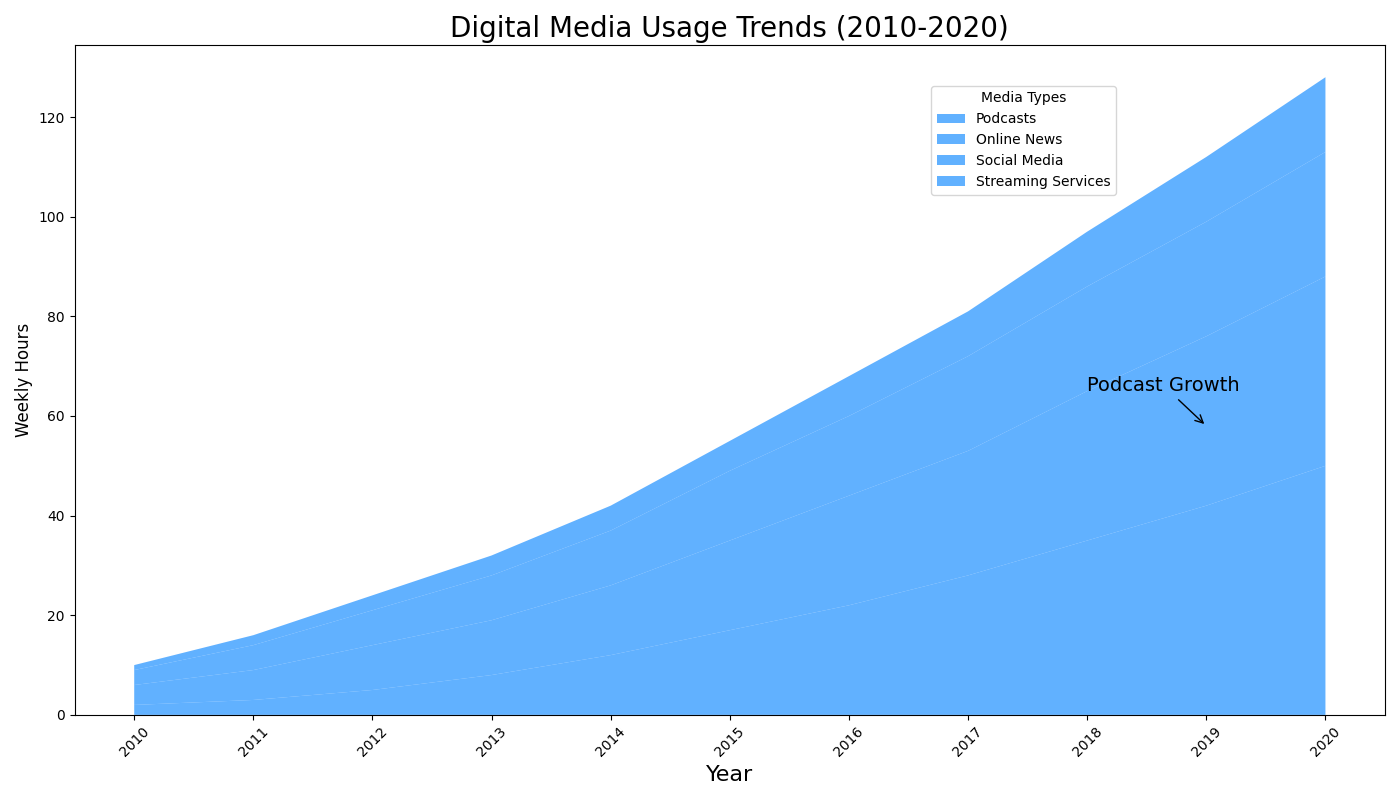

Reproduce this figure in Python.
import matplotlib.pyplot as plt
import numpy as np

years = np.arange(2010, 2021)

streaming_services = np.array([2, 3, 5, 8, 12, 17, 22, 28, 35, 42, 50])
social_media = np.array([4, 6, 9, 11, 14, 18, 22, 25, 30, 34, 38])
online_news = np.array([3, 5, 7, 9, 11, 14, 16, 19, 21, 23, 25])
podcasts = np.array([1, 2, 3, 4, 5, 6, 8, 9, 11, 13, 15])

media_data = np.vstack([streaming_services, social_media, online_news, podcasts])

fig, ax = plt.subplots(figsize=(14, 8))

# Apply a single color across all data groups
ax.stackplot(years, media_data, labels=['Podcasts', 'Online News', 'Social Media', 'Streaming Services'], 
             colors=['#1e90ff'], alpha=0.7)

ax.set_xlabel('Year', fontsize=16)
ax.set_ylabel('Weekly Hours', fontsize=12)
ax.set_title("Digital Media Usage Trends (2010-2020)", fontsize=20, fontweight='normal')

ax.set_xticks(years)
ax.set_xticklabels(years, rotation=45)

ax.grid(True, which='minor', linestyle='-.', linewidth=0.7, color='purple', alpha=0.5)

ax.legend(loc='upper right', bbox_to_anchor=(0.8, 0.95), title='Media Types')

ax.annotate('Podcast Growth', xy=(2019, 58), xytext=(2018, 65),
            arrowprops=dict(facecolor='red', arrowstyle='->'), fontsize=14)

plt.tight_layout()

plt.show()
